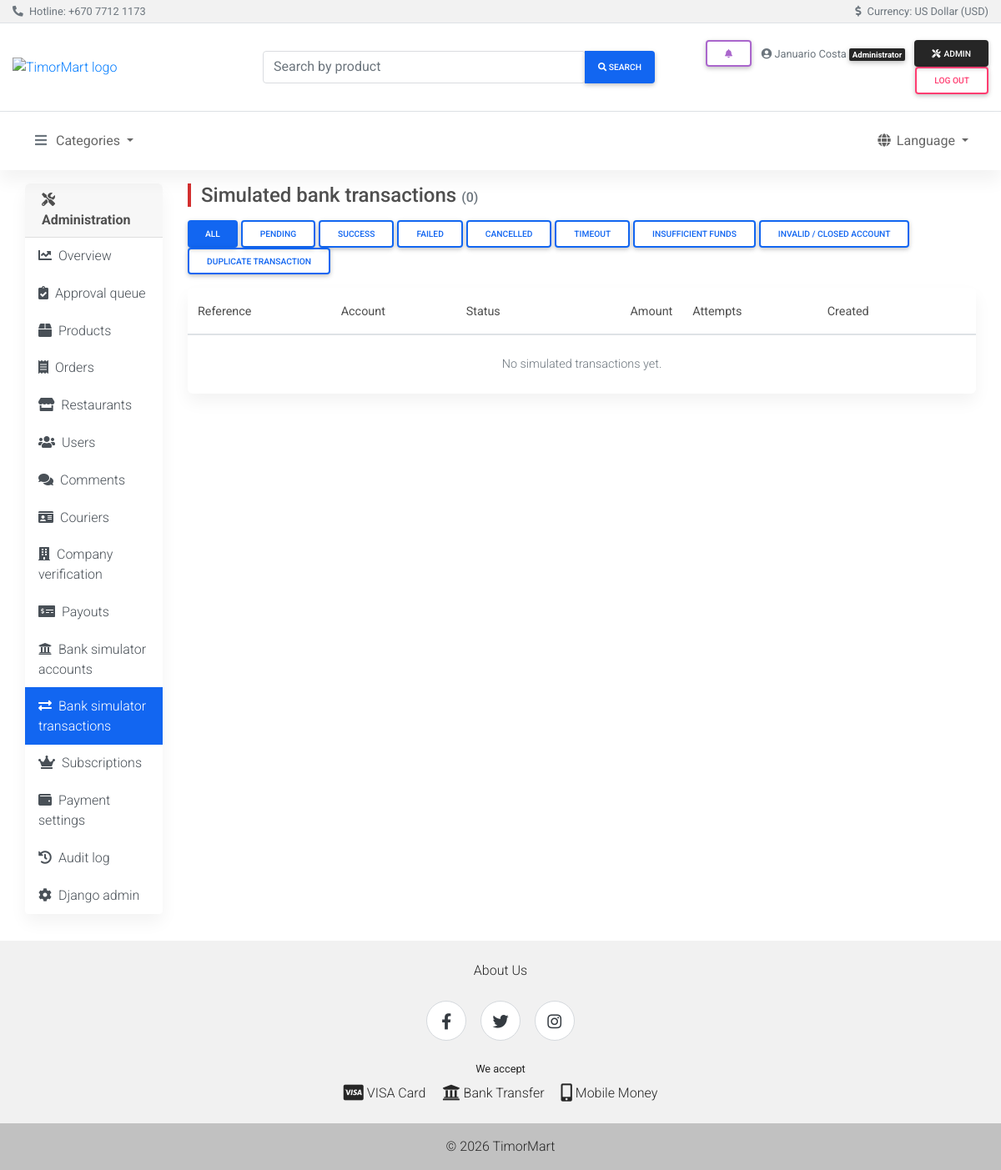
/dashboard/bank-simulator/transactions/ (signed in), run on an earlier commit of the app's database.
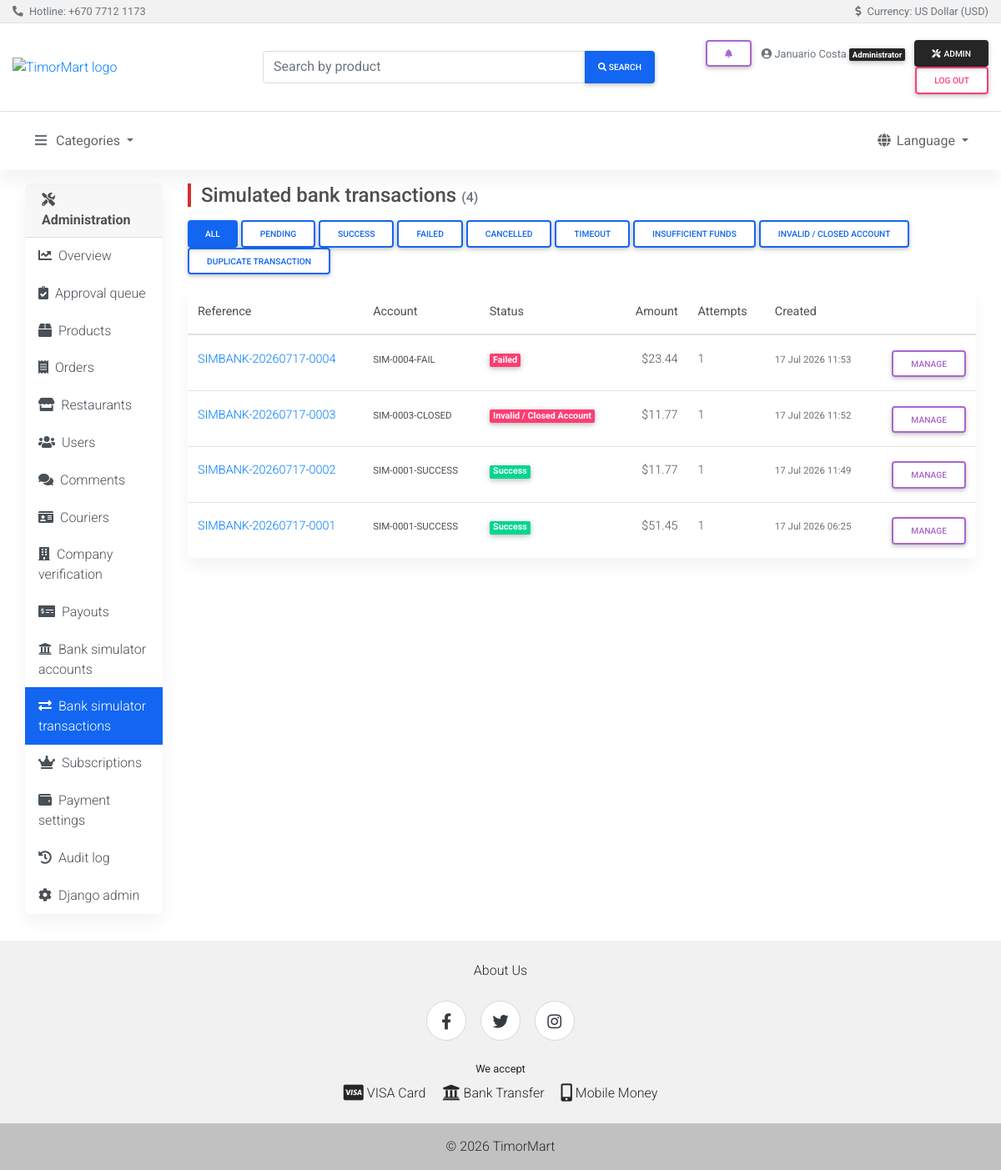
And on a later commit of the database.
### olretail/banking_models.py (models this page shows, shortened)
class SimulatedBankTransaction(models.Model):
    payment = models.OneToOneField(
        'olretail.Payment', on_delete=models.CASCADE, related_name='bank_simulation',
    )
    reference = models.CharField(max_length=40, unique=True)
    account_number_submitted = models.CharField(max_length=34)
    source_account = models.ForeignKey(
        VirtualBankAccount, on_delete=models.SET_NULL, null=True, blank=True,
        related_name='transactions',
    )
    amount_cents = models.BigIntegerField()
    status = models.CharField(
        max_length=20, choices=SimulatedOutcome.choices, default=SimulatedOutcome.PENDING,
    )
    pending_outcome = models.CharField(max_length=20, choices=SimulatedOutcome.choices, blank=True)
    attempt_count = models.PositiveIntegerField(default=1)
    error_message = models.TextField(blank=True)
    created_at = models.DateTimeField(auto_now_add=True)
    settle_after = models.DateTimeField(null=True, blank=True)
    settled_at = models.DateTimeField(null=True, blank=True)
    class Meta:
        ordering = ['-created_at']
        indexes = [
            models.Index(fields=['status', '-created_at']),
        ]
    @property
    def amount_dollars(self):
        return self.amount_cents / 100

### dashboard/banking_views.py (the view)
# urls.py: path("bank-simulator/transactions/", banking_views.bank_transactions, name="bank_transactions"),
@admin_required
def bank_transactions(request):
    qs = SimulatedBankTransaction.objects.select_related('source_account', 'payment').order_by('-created_at')
    status = request.GET.get('status') or ''
    if status:
        qs = qs.filter(status=status)
    account_number = request.GET.get('account') or ''
    if account_number:
        qs = qs.filter(account_number_submitted__icontains=account_number)
    page_obj = Paginator(qs, PAGE_SIZE).get_page(request.GET.get('page'))
    return render(request, 'dashboard/bank_transactions.html', {
        'section': 'bank_transactions',
        'page_obj': page_obj,
        'status': status,
        'account_number': account_number,
        'status_choices': SimulatedOutcome.choices,
    })

### dashboard/templates/dashboard/bank_transactions.html (shortened to what this page needs)
{% extends 'dashboard/base.html' %}
{% block dash_content %}
<div class="d-flex flex-wrap justify-content-between align-items-center mb-3 page-header-bar">
  <h1 class="h4 mb-0">Simulated bank transactions <small class="text-muted h6">({{ page_obj.paginator.count }})</small></h1>
</div>
<div class="mb-3">
  <a href="{% url 'dashboard:bank_transactions' %}" class="btn btn-sm {% if not status %}btn-primary{% else %}btn-outline-primary{% endif %} m-0">All</a>
  {% for value, label in status_choices %}
  <a href="{% url 'dashboard:bank_transactions' %}?status={{ value }}"
     class="btn btn-sm {% if status == value %}btn-primary{% else %}btn-outline-primary{% endif %} m-0">{{ label }}</a>
  {% endfor %}
</div>
<div class="card">
  <div class="table-responsive">
    <table class="table table-hover mb-0">
      <thead>
        <tr><th>Reference</th><th>Account</th><th>Status</th><th class="text-right">Amount</th><th>Attempts</th><th>Created</th><th></th></tr>
      </thead>
      <tbody>
        {% for txn in page_obj.object_list %}
        <tr>
          <td><a href="{% url 'dashboard:bank_transaction_detail' txn.pk %}">{{ txn.reference }}</a></td>
          <td><small>{{ txn.account_number_submitted }}</small></td>
          <td>
            {% if txn.status == 'success' %}<span class="badge badge-success">{{ txn.get_status_display }}</span>
            {% elif txn.status == 'pending' %}<span class="badge badge-warning">{{ txn.get_status_display }}</span>
            {% elif txn.status == 'cancelled' %}<span class="badge badge-secondary">{{ txn.get_status_display }}</span>
            {% else %}<span class="badge badge-danger">{{ txn.get_status_display }}</span>{% endif %}
          </td>
          <td class="text-right">${{ txn.amount_dollars|floatformat:2 }}</td>
          <td>{{ txn.attempt_count }}</td>
          <td><small class="text-muted">{{ txn.created_at|date:"j M Y H:i" }}</small></td>
          <td class="text-right">
            <a href="{% url 'dashboard:bank_transaction_detail' txn.pk %}" class="btn btn-sm btn-outline-secondary my-0">Manage</a>
          </td>
        </tr>
        {% empty %}
        <tr><td colspan="7" class="text-center text-muted py-4">No simulated transactions yet.</td></tr>
        {% endfor %}
      </tbody>
    </table>
  </div>
</div>
{% endblock %}

### dashboard/templates/dashboard/base.html (shortened to what this page needs)
{% extends 'shared/base.html' %}
{% block content %}
<div class="container-fluid">
  <div class="row my-3">
    <div class="col-lg-2 mb-3">
      <div class="card dash-sidebar">
        <div class="card-header py-2 font-weight-bold">
          <i class="fas fa-tools mr-1" aria-hidden="true"></i>Administration
        </div>
        <div class="list-group list-group-flush">
          <a class="list-group-item list-group-item-action {% if section == 'overview' %}active text-white{% endif %}"
             href="{% url 'dashboard:overview' %}"><i class="fas fa-chart-line mr-2" aria-hidden="true"></i>Overview</a>
          <a class="list-group-item list-group-item-action {% if section == 'queue' %}active text-white{% endif %}"
             href="{% url 'dashboard:queue' %}"><i class="fas fa-clipboard-check mr-2" aria-hidden="true"></i>Approval queue</a>
          <a class="list-group-item list-group-item-action {% if section == 'products' %}active text-white{% endif %}"
             href="{% url 'dashboard:products' %}"><i class="fas fa-box mr-2" aria-hidden="true"></i>Products</a>
          <a class="list-group-item list-group-item-action {% if section == 'orders' %}active text-white{% endif %}"
             href="{% url 'dashboard:orders' %}"><i class="fas fa-receipt mr-2" aria-hidden="true"></i>Orders</a>
          <a class="list-group-item list-group-item-action {% if section == 'restaurants' %}active text-white{% endif %}"
             href="{% url 'dashboard:restaurants' %}"><i class="fas fa-store mr-2" aria-hidden="true"></i>Restaurants</a>
          <a class="list-group-item list-group-item-action {% if section == 'users' %}active text-white{% endif %}"
             href="{% url 'dashboard:users' %}"><i class="fas fa-users mr-2" aria-hidden="true"></i>Users</a>
          <a class="list-group-item list-group-item-action {% if section == 'comments' %}active text-white{% endif %}"
             href="{% url 'dashboard:comments' %}"><i class="fas fa-comments mr-2" aria-hidden="true"></i>Comments</a>
          <a class="list-group-item list-group-item-action {% if section == 'courier_verification' %}active text-white{% endif %}"
             href="{% url 'dashboard:courier_verification' %}"><i class="fas fa-id-card mr-2" aria-hidden="true"></i>Couriers</a>
          <a class="list-group-item list-group-item-action {% if section == 'seller_verification' %}active text-white{% endif %}"
             href="{% url 'dashboard:seller_verification' %}"><i class="fas fa-building mr-2" aria-hidden="true"></i>Company verification</a>
          <a class="list-group-item list-group-item-action {% if section == 'payouts' %}active text-white{% endif %}"
             href="{% url 'dashboard:payouts' %}"><i class="fas fa-money-check-alt mr-2" aria-hidden="true"></i>Payouts</a>
          <a class="list-group-item list-group-item-action {% if section == 'bank_accounts' %}active text-white{% endif %}"
             href="{% url 'dashboard:bank_accounts' %}"><i class="fas fa-university mr-2" aria-hidden="true"></i>Bank simulator accounts</a>
          <a class="list-group-item list-group-item-action {% if section == 'bank_transactions' %}active text-white{% endif %}"
             href="{% url 'dashboard:bank_transactions' %}"><i class="fas fa-exchange-alt mr-2" aria-hidden="true"></i>Bank simulator transactions</a>
          <a class="list-group-item list-group-item-action {% if section == 'subscriptions' %}active text-white{% endif %}"
             href="{% url 'dashboard:subscriptions' %}"><i class="fas fa-crown mr-2" aria-hidden="true"></i>Subscriptions</a>
          <a class="list-group-item list-group-item-action {% if section == 'platform_settings' %}active text-white{% endif %}"
             href="{% url 'dashboard:platform_settings' %}"><i class="fas fa-wallet mr-2" aria-hidden="true"></i>Payment settings</a>
          <a class="list-group-item list-group-item-action {% if section == 'audit' %}active text-white{% endif %}"
             href="{% url 'dashboard:audit' %}"><i class="fas fa-history mr-2" aria-hidden="true"></i>Audit log</a>
          <a class="list-group-item list-group-item-action" href="/admin/" target="_blank" rel="noopener">
            <i class="fas fa-cog mr-2" aria-hidden="true"></i>Django admin</a>
        </div>
      </div>
    </div>
    <div class="col-lg-10">
      {% block dash_content %}{% endblock %}
    </div>
  </div>
</div>
{% endblock %}

### templates/shared/base.html (shortened to what this page needs)
<!DOCTYPE html>
{% load static %}
{% load i18n %}
{% get_current_language as LANGUAGE_CODE %}
<html lang="{{ LANGUAGE_CODE }}">
<head>
  <link rel="stylesheet" href="https://use.fontawesome.com/releases/v5.11.2/css/all.css">
  <link rel="stylesheet" href="{% static 'costumize/css/bootstrap.min.css' %}">
  <link rel="stylesheet" href="{% static 'costumize/css/mdb-pro.min.css' %}">
  <link rel="stylesheet" href="{% static 'costumize/css/mdb.ecommerce.min.css' %}">
</head>
<body class="skin-light">
  {% include 'shared/header.html' %}
  <main id="main-content" class="container-fluid">
    {% block content %}{% endblock %}
  </main>
  {% include 'shared/footer.html' %}
</body>
</html>

### templates/shared/header.html (shortened to what this page needs)
{% load i18n %}
{% load static %}
<header>
  <div class="bg-light border-bottom py-1">
    <div class="container-fluid d-flex flex-wrap justify-content-between align-items-center small text-muted">
      <div>
        <i class="fas fa-phone-alt mr-1" aria-hidden="true"></i>
        {% trans 'Hotline' %}: <a href="tel:+67077121173" class="text-muted">+670 7712 1173</a>
      </div>
      <div>
        <i class="fas fa-dollar-sign mr-1" aria-hidden="true"></i>
        {% trans 'Currency' %}: {% trans 'US Dollar (USD)' %}
      </div>
    </div>
  </div>
  <div class="container-fluid">
    <div class="row jumbotron white border-bottom mb-0 py-3 align-items-center">
      <div class="col-md-3 my-1">
        <a href="{% url 'olretail:index' %}" aria-label="{% trans 'Home' %}">
          <img src="{% static 'mdb/img/logo.png' %}" class="brand-logo" alt="TimorMart logo">
        </a>
      </div>
      <div class="col-md-5 my-1">
        <form action="{% url 'olretail:search' %}" method="get" role="search">
          <div class="md-form md-outline input-group md-input-group w-100 my-0">
            <input type="search" class="form-control mb-0" name="q" value="{{ query|default:'' }}"
                   placeholder="{% trans 'Search by product' %}" aria-label="{% trans 'Search by product' %}">
            <div class="input-group-append">
              <button class="btn btn-primary btn-md px-3 m-0" type="submit">
                <i class="fa fa-search" aria-hidden="true"></i>
                <span class="d-none d-sm-inline"> {% trans 'Search' %}</span>
              </button>
            </div>
          </div>
        </form>
      </div>
      <div class="col-md-4 my-1 text-md-right">
        {% if user.is_authenticated %}
        <div class="dropdown d-inline-block mr-2">
          <a class="btn btn-sm btn-outline-secondary my-0 position-relative" href="#" role="button"
             id="notificationsDropdown" data-toggle="dropdown" aria-haspopup="true" aria-expanded="false"
             aria-label="{% trans 'Notifications' %}">
            <i class="fas fa-bell" aria-hidden="true"></i>
          </a>
        </div>
        <span class="text-muted small mr-2">
          <i class="fas fa-user-circle" aria-hidden="true"></i>
          {{ user.get_full_name|default:user.username }}
          {% if user.is_staff %}<span class="badge badge-dark">{% trans 'Administrator' %}</span>
          {% elif is_buyer and is_seller %}<span class="badge badge-light border">{% trans 'Buyer & Seller' %}</span>
          {% elif is_seller %}<span class="badge badge-light border">{% trans 'Seller' %}</span>
          {% elif is_buyer %}<span class="badge badge-light border">{% trans 'Buyer' %}</span>{% endif %}
        </span>
        {% if user.is_staff %}
        <a href="{% url 'dashboard:overview' %}" class="btn btn-sm btn-dark my-0">
          <i class="fas fa-tools mr-1" aria-hidden="true"></i>{% trans 'Admin' %}
        </a>
        {% endif %}
        <form action="{% url 'accounts:logout' %}" method="post" class="d-inline">
          <button type="submit" class="btn btn-sm btn-outline-danger my-0">{% trans 'Log out' %}</button>
        </form>
        {% else %}
        <a href="{% url 'accounts:login' %}" class="btn btn-sm btn-outline-primary my-0">{% trans 'Sign in' %}</a>
        <a href="{% url 'accounts:register' %}" class="btn btn-sm btn-primary my-0">{% trans 'Sign up' %}</a>
        {% endif %}
      </div>
    </div>
  </div>
  <nav class="navbar navbar-expand-lg sticky-top navbar-light white">
    <div class="container-fluid">
      <div class="collapse navbar-collapse" id="mainNav">
        <ul class="navbar-nav align-items-start">
          <li class="nav-item dropdown">
            <a class="nav-link dropdown-toggle" data-toggle="dropdown" href="#" role="button"
               aria-haspopup="true" aria-expanded="false">
              <i class="fas fa-bars text-muted mr-2" aria-hidden="true"></i>{% trans 'Categories' %}
            </a>
          </li>
        </ul>
        <ul class="navbar-nav ml-md-auto align-items-start">
          <li class="nav-item dropdown">
            <a class="nav-link dropdown-toggle" data-toggle="dropdown" href="#" role="button"
               aria-haspopup="true" aria-expanded="false">
              <i class="fas fa-globe mr-1" aria-hidden="true"></i>{% trans 'Language' %}
            </a>
          </li>
        </ul>
      </div>
    </div>
  </nav>
</header>

### templates/shared/pagination.html (shortened to what this page needs)
{% load i18n %}

### templates/shared/footer.html (shortened to what this page needs)
{% load i18n %}
<footer class="text-center text-white" style="background-color: #f1f1f1;">
        <div class="container-fluid pt-4">
          <section class="mb-4">
            <a class="text-dark mx-2" href="{% url 'olretail:about' %}">{% trans 'About Us' %}</a>
          </section>
          <section class="mb-4">
            <a class="footer-social" href="#!" aria-label="Facebook"><i class="fab fa-facebook-f" aria-hidden="true"></i></a>
            <a class="footer-social" href="#!" aria-label="Twitter"><i class="fab fa-twitter" aria-hidden="true"></i></a>
            <a class="footer-social" href="#!" aria-label="Instagram"><i class="fab fa-instagram" aria-hidden="true"></i></a>
          </section>
          <section class="mb-4">
            <p class="text-dark small mb-2">{% trans 'We accept' %}</p>
            <span class="text-dark mx-2"><i class="fab fa-cc-visa fa-lg mr-1" aria-hidden="true"></i>{% trans 'VISA Card' %}</span>
            <span class="text-dark mx-2"><i class="fas fa-university fa-lg mr-1" aria-hidden="true"></i>{% trans 'Bank Transfer' %}</span>
            <span class="text-dark mx-2"><i class="fas fa-mobile-alt fa-lg mr-1" aria-hidden="true"></i>{% trans 'Mobile Money' %}</span>
          </section>
        </div>
        <div class="text-center text-dark p-3" style="background-color: rgba(0, 0, 0, 0.2);">
          © {% now "Y" %}
          <a class="text-dark" href="/">TimorMart</a>
        </div>
</footer>

What changed in the data, as far as the page shows it:
added SimulatedBankTransaction: reference "SIMBANK-20260717-0004", account_number_submitted "SIM-0004-FAIL", status "Failed", amount_dollars "23.44", attempt_count "1", created_at "17 Jul 2026 11:53"
added SimulatedBankTransaction: reference "SIMBANK-20260717-0003", account_number_submitted "SIM-0003-CLOSED", status "Invalid / Closed Account", amount_dollars "11.77", attempt_count "1", created_at "17 Jul 2026 11:52"
added SimulatedBankTransaction: reference "SIMBANK-20260717-0002", account_number_submitted "SIM-0001-SUCCESS", status "Success", amount_dollars "11.77", attempt_count "1", created_at "17 Jul 2026 11:49"
added SimulatedBankTransaction: reference "SIMBANK-20260717-0001", account_number_submitted "SIM-0001-SUCCESS", status "Success", amount_dollars "51.45", attempt_count "1", created_at "17 Jul 2026 06:25"
Also different on the page:
{{ page_obj.paginator.count }}: "0" → "4"
text no longer shown: "No simulated transactions yet."
